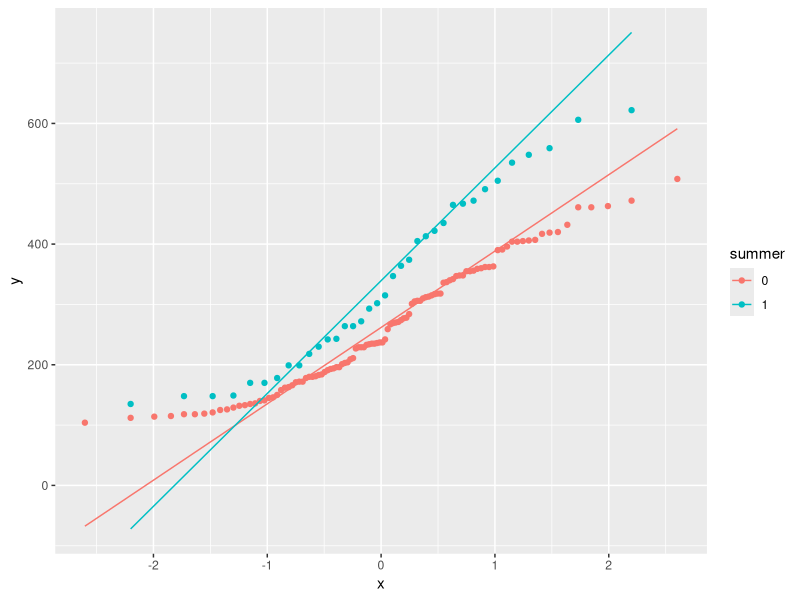

Here is the R script that generated this plot:
data(AirPassengers)
head(AirPassengers)
install.packages("tseries")
install.packages("forecast")
library(tseries)
library(forecast)
library(dplyr)

#cycle() function from the "tseries" package to determine the seasonal cycle of the "AirPassengers" dataset.
cycle(AirPassengers)

air1 = data.frame(AirPassengers)
air2 = air1 %>% mutate(summer=ifelse(cycle(AirPassengers) %in% 6:8,1,0))
air2

#summer <- subset(air2, summer == 1)
#non_summer <- subset(air2, summer == 0)

#summer
#non_summer


library(ggplot2)
air2$summer <- as.factor(air2$summer)
ggplot(data = air2, aes(sample = AirPassengers, color = summer)) + stat_qq() + stat_qq_line()
#not normal

wilcox.test(AirPassengers ~ summer,data = air2 )
#Pvalue is 0.00588, reject null